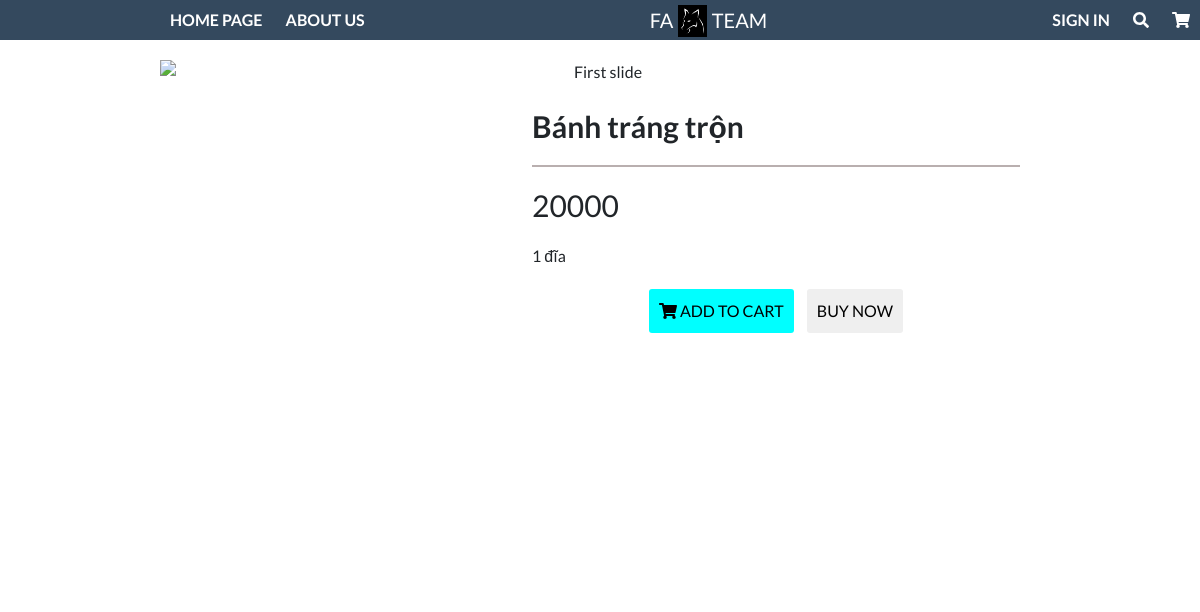
Page /details.php?id=1 on the committed database.
### tables this page shows
create table products(
  ID_pro int primary key auto_increment,
  name_pro varchar(50),
  price decimal(10,0),
  describes varchar(100),
  category char(50),
  status int
);

create table pictures(
  ID_pic int primary key auto_increment,
  ID_pro int,
  pic varchar(250),
  FOREIGN KEY (ID_pro) REFERENCES products (ID_pro) on delete cascade
);

### resources/data/product_data.php (called while the page is built, shortened)
<?php
    require_once 'connect.php';
    class product{
        public function get_pro($id_pro){
            $conn = new connect_data();
            $data= $conn->connect();
            $sql="select * from products where ID_pro = $id_pro";
            return $conn->req($data,$sql);
        }
    }
?>

### resources/data/connect.php (called while the page is built, shortened)
<?php
class connect_data
{
    public function req($database,$sql){
        return mysqli_query($database, $sql);
    }
}
?>

### resources/data/picture_data.php (called while the page is built, shortened)
<?php
require_once 'connect.php';
class picture
{
    public function get($ID_pro)
    {
        $conn = new connect_data();
        $data = $conn->connect();
        $sql = "select * from pictures where ID_pro = $ID_pro";
        return $conn->req($data, $sql);
    }
}
?>

### details.php (the view, shortened to what this page needs)
<!DOCTYPE html>
<html lang="en">
<head>
    <link rel="stylesheet" href="https://cdnjs.cloudflare.com/ajax/libs/animate.css/4.1.1/animate.min.css" />
    <link href="https://cdn.datatables.net/1.10.20/css/dataTables.bootstrap4.min.css" rel="stylesheet" />
    <link rel="stylesheet" href="https://maxcdn.bootstrapcdn.com/bootstrap/4.5.2/css/bootstrap.min.css">
    <link rel="stylesheet" href="./resources/css/menu.css">
    <link rel="stylesheet" href="./resources/css/details.css">
</head>
<body>
<div class="header">
        <ul class="header-menu hide-menu">
            <a href="inde.php">HOME PAGE</a>
            <a href="pesonal.php">HISTORY</a>
            <a href="about.php">ABOUT US</a>
        </ul>
        <div class="header-logo">
            <p class="logo-title">FA</p>
            <p class="logo-title">TEAM</p>
        </div>
        <ul class="header-menu">
            <a href="login.php">SIGN IN</a>
            <a href="#"><i class="fas fa-search"></i></a>
            <a href="cart.php"><i class="fas fa-shopping-cart"></i></a>
        </ul>
    </div>
    <div class="content">
    <div class="header">
        <ul class="header-menu hide-menu">
            <a href="#">HOME PAGE</a>
            <a href="#">ABOUT US</a>
        </ul>
        <div class="header-logo">
            <p class="logo-title">FA</p>
            <img class="logo" src="./resources/img/logo.jpg" alt="logo">
            <p class="logo-title">TEAM</p>
        </div>
        <ul class="header-menu">
            <a href="#">SIGN IN</a>
            <a href="#"><i class="fas fa-search"></i></a>
            <a href="#"><i class="fas fa-shopping-cart"></i></a>
        </ul>
    </div>
    <div class="content content-poster">
        <div id="carouselExampleIndicators" class="carousel slide" data-ride="carousel">
            <ol class="carousel-indicators">
                <li data-target="#carouselExampleIndicators" data-slide-to="0" class="active"></li>
                <li data-target="#carouselExampleIndicators" data-slide-to="1"></li>
                <li data-target="#carouselExampleIndicators" data-slide-to="2"></li>
            </ol>
            <div class="carousel-inner">
            <div class="carousel-item active">
                <img class="d-block w-100" src="https://cdn.asiatatler.com/asiatatler/i/th/2019/08/15162927-dsc0499_cover_2000x1335.jpg" alt="First slide">
                    <div class="carousel-caption d-none d-md-block">
                </div>
            </div>
        </div>
            <a class="carousel-control-prev" href="#carouselExampleIndicators" role="button" data-slide="prev">
                <span class="carousel-control-prev-icon" aria-hidden="true"></span>
            </a>
            <a class="carousel-control-next" href="#carouselExampleIndicators" role="button" data-slide="next">
                <span class="carousel-control-next-icon" aria-hidden="true"></span>
            </a>
    </div>
    <?php
if( isset($_GET['id']))
{
    require_once "./resources/data/product_data.php";
    $pro = new product();
    $result = $pro-> get_pro($_GET['id']);
    while ($row=mysqli_fetch_assoc($result))
    {
        require_once "./resources/data/picture_data.php";
        $pict = new picture();
        $result1 = $pict-> get($row['ID_pro']);
        $row1 = mysqli_fetch_assoc($result1);
    ?>
    <div class="conntent-details">
    <div class="conntent-details__img">
        <div id="demo" class="carousel slide" data-ride="carousel">
            <ul class="carousel-indicators">
                <li data-target="#demo" data-slide-to="0" class="active"></li>
                <li data-target="#demo" data-slide-to="1"></li>
                <li data-target="#demo" data-slide-to="2"></li>
            </ul>
            <div class="carousel-inner">
                <div class="carousel-item active">
                    <div class="conntent-details__img-box">
                        <img class="conntent-details__img-item" src="./resources/img/img_pro/<?php  echo $row1['pic']; ?>" alt="Los Angeles" width="1100" height="500">
                    </div>
                </div>
            </div>
            <a class="carousel-control-prev" href="#demo" data-slide="prev">
                <i class="fas fa-chevron-left conntent-details__img-icon"></i>
            </a>
            <a class="carousel-control-next" href="#demo" data-slide="next">
                <i class="fas fa-chevron-right conntent-details__img-icon"></i>
            </a>
        </div>
    </div>
    <div class="conntent-details__info">
        <p class="conntent-details__title"><?php  echo $row['name_pro']; ?></p>
        <hr class="conntent-details__clear">
        <p class="conntent-details__price"><?php  echo $row['price']; ?></p>
        <p class="conntent-details__note"><?php  echo $row['describes']; ?></p>
        <div class="conntent-details__btn">
            <button type="button" name="conntent-details__add" class="conntent-details__add"><i class="fas fa-shopping-cart"></i> ADD TO CART</button>
            <button type="button" name="conntent-details__buy" class="conntent-details__buy">BUY NOW</button>
        </div>
    </div>
</div>
    <?php
    }
        }
?>
</body>
</html>

### resources/css/menu.css (style rules this page uses)
.header { height: 5vh; background: #34495e; padding: 0 80px; color: #fff; display: flex; justify-content: space-between; position: fixed; z-index: 1; top: 0; width: 100%; }
.header-logo { display: flex; }
.logo { height: 4vh; margin-top: 5px; }
.logo-title { line-height: 5vh; margin: 0 5px; font-size: 20px; }
.header-menu { line-height: 5vh; }
.header-menu a { color: #fff; text-transform: uppercase; text-decoration: none; padding: 0 10px; transition: 0.4s; font-weight: bold; }

### resources/css/details.css (style rules this page uses)
* { padding: 0; margin: 0; border: none; font-family: 'Lato', sans-serif; box-sizing: border-box; }
html { background-color: white; text-rendering: optimizeLegibility; }
.content { max-width: 2000px; margin: 0 auto; margin-top: 60px; padding: 0 80px; text-align: center; }
.content-poster { text-align: center; width: 100%; height: 50vh; }
.conntent-details { max-width: 1000px; margin: 0 auto; }
.conntent-details__img { float: left; width: 40%; height: 500px; z-index: -1; position: relative; }
.conntent-details__img-box { display: flex; align-items: center; justify-content: center; height: 500px; width: 100%; }
.conntent-details__img-item { max-width: 80%; max-height: 460px; height: auto; }
.conntent-details__img-icon { color: black; }
.conntent-details__info { width: 60%; float: right; padding: 20px; }
.conntent-details__title, .conntent-details__price { font-size: 30px; text-align: left; }
.conntent-details__title { font-weight: bold; }
.conntent-details__clear { border-width: 2px; border-color: rgb(185, 175, 175); }
.conntent-details__note { text-align: justify; }
.conntent-details__add, .conntent-details__buy { padding: 10px; border-radius: 3px; margin: 5px; }
.conntent-details__add { background-color: aqua; }

### rows in the picture
products: pictures.pic (picture), name_pro "Bánh tráng trộn", price "20000", describes "1 đĩa"
